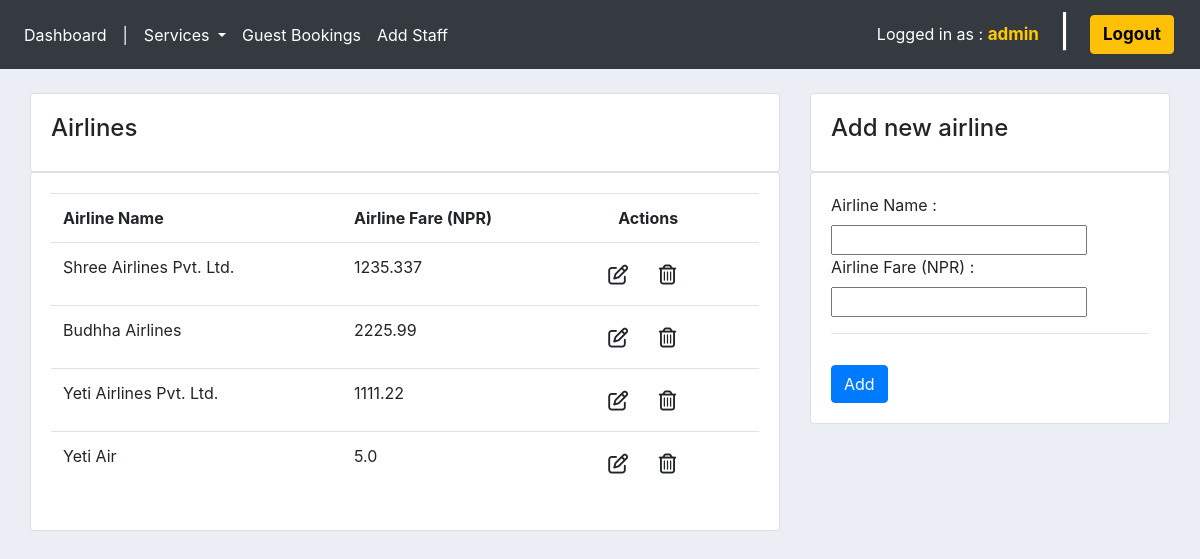
The page /airlines/ (signed in) on the database as committed earlier.
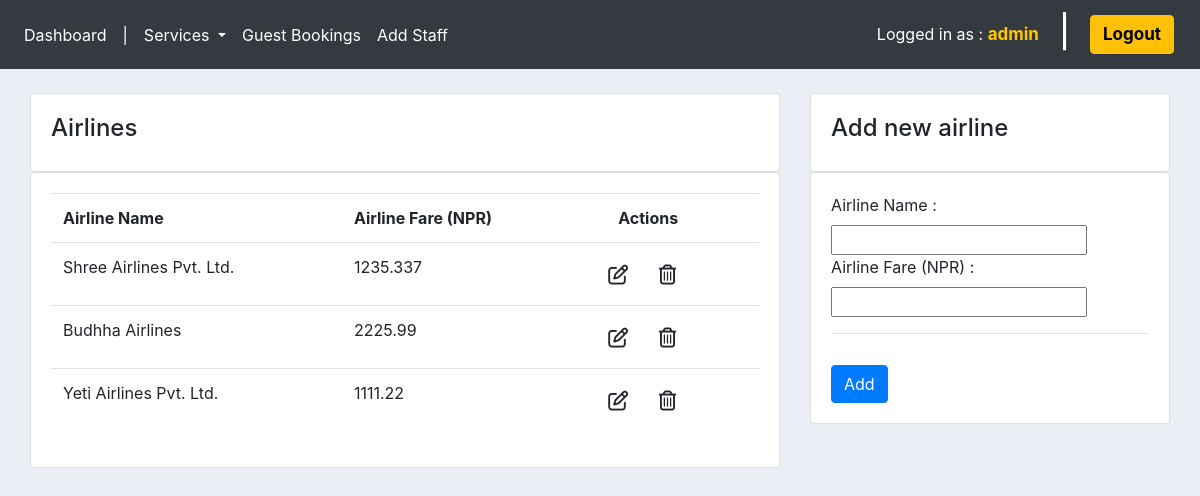
The same page on the database as committed later.
### tour/models.py (models this page shows, shortened)
class Airline(models.Model):
    airlineName = models.CharField(max_length=200, null=True)
    fare = models.FloatField(max_length=200, null=True)

### ums/decorators.py (the view)
        def wrapper_func(request, *args, **kwargs):
            group = None
            if request.user.groups.exists():
                group = request.user.groups.all()[0].name
            if group in allowed_roles:
                return view_func(request, *args, **kwargs)
            else:
                return HttpResponse('Unauthorized access as ' + group + '.')

### tour/forms.py
class AirlineForm(ModelForm):
    class Meta:
        model = Airline
        fields = '__all__'

### tour/views.py (called while the page is built)
@login_required(login_url='login')
@allowed_users(allowed_roles=['admin', 'staff'])
def airlines(request):
    allAirlines = Airline.objects.all()
    form = AirlineForm()
    if request.method == 'POST':
        form = AirlineForm(request.POST)
        if form.is_valid():
            form.save()
            return redirect('airlines')
    context = {'allAirlines': allAirlines, 'form': form}
    return render(request, 'tour/airlines.html', context=context)

### tour/templates/tour/airlines.html (shortened to what this page needs)
{% extends 'ums/main.html' %}
{% load static %}
{% block content %}
<section class="container-fluid">
    <section class="row">
        <section class="col-md-8">
            <div class="card card-body">
                <span>
                    <h4>Airlines</h4>
                </span>
            </div>
            <div class="card card-body">
                <table class="table">
                    <tr>
                        <th>Airline Name</th>
                        <th>Airline Fare (NPR)</th>
                        <th style="padding-left: 35px;">Actions</th>
                    </tr>
                    {% for airline in allAirlines %}
                    <tr>
                        <td>{{airline.airlineName}}</td>
                        <td>{{airline.fare}}</td>
                        <td>
                            <a href="{% url 'update_airline' airline.id %}" class="btn" title="Update"><i class="far fa-edit fa-lg"></i></a>
                            <a href="{% url 'delete_airline' airline.id %}" class="btn" title="Delete"><i class="far fa-trash-alt fa-lg"></i></a>
                        </td>
                    </tr>
                    {% endfor %}
                </table>
            </div>
        </section>
        {% include 'tour/add_airline.html' %}
    </section>
</section>
{% endblock %}

Rows that differ between the two databases and show on the page:
removed Airline: airlineName "Yeti Air", fare "5.0"
